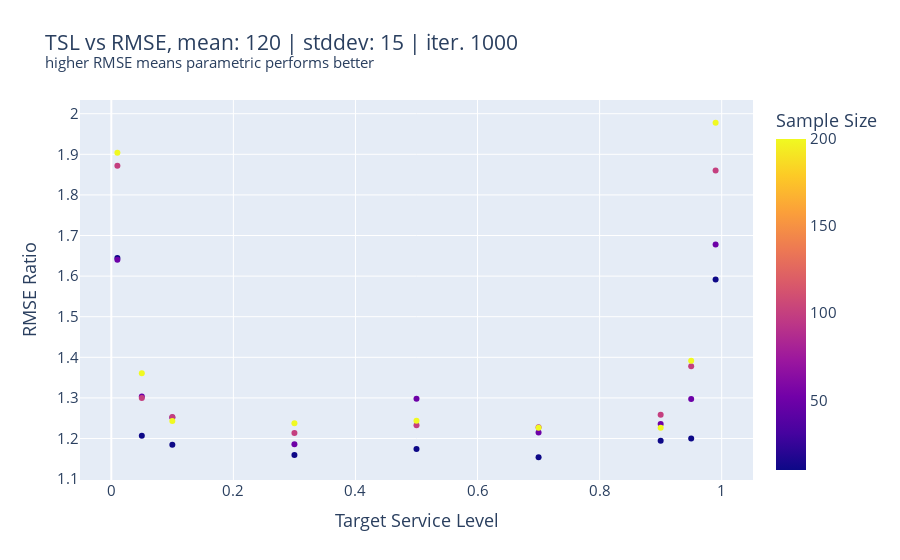
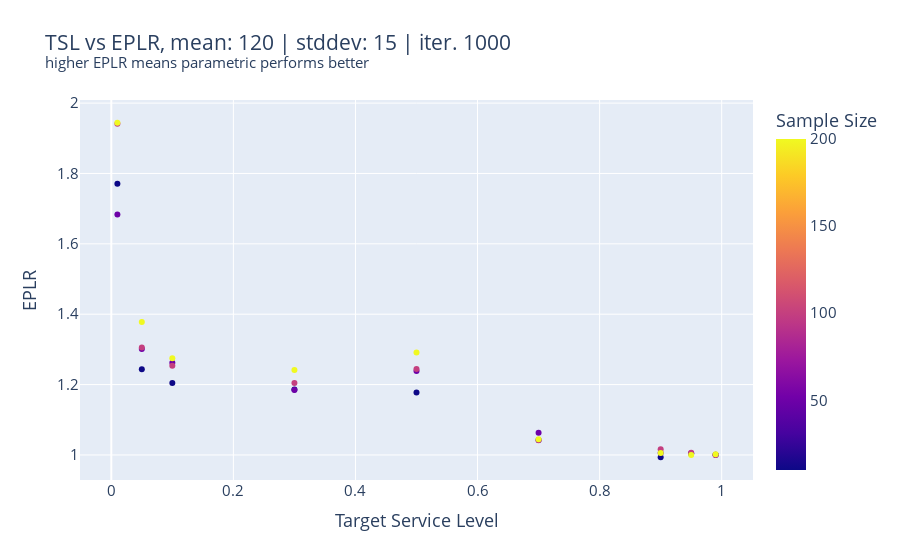

Write notebook code for charts like these, in order.
### Code cell
fig = px.scatter(df, x='Target Service Level', y='RMSE Ratio', color="Sample Size", title="TSL vs RMSE, mean: {0} | stddev: {1} | iter. {2}<br><sup>higher RMSE means parametric performs better</sup>".format(meanDemand, stdevDemand, numberOfMontecarloIterations))
fig.update_layout(font_size = 15)
#fig.write_image("Excercise part 3/RMSE-{0}-{1}.pdf".format(meanDemand, stdevDemand))
fig.show()

fig = px.scatter(df, x='Target Service Level', y='EPLR', color="Sample Size", title="TSL vs EPLR, mean: {0} | stddev: {1} | iter. {2}<br><sup>higher EPLR means parametric performs better</sup>".format(meanDemand, stdevDemand, numberOfMontecarloIterations))
fig.update_layout(font_size = 15)
#fig.write_image("Excercise part 3/EPLR-{0}-{1}.pdf".format(meanDemand, stdevDemand))
fig.show()

#fig = px.scatter(df, x='Target Service Level', y='RMSE Ratio', color="Sample Size", title="TSL vs RMSE, higher RMSE means parametric performs better")
#fig.show()

### Figure 1 — Plotly figure (JSON) as saved in the notebook; plotly's stock layout.template omitted (floating-point values rounded to 4 significant figures)
{"data": [{"hovertemplate": "Target Service Level=%{x}<br>RMSE Ratio=%{y}<br>Sample Size=%{marker.color}<extra></extra>", "legendgroup": "", "marker": {"color": [10, 50, 100, 200, 10, 50, 100, 200, 10, 50, 100, 200, 10, 50, 100, 200, 10, 50, 100, 200, 10, 50, 100, 200, 10, 50, 100, 200, 10, 50, 100, 200, 10, 50, 100, 200], "coloraxis": "coloraxis", "symbol": "circle"}, "mode": "markers", "name": "", "orientation": "v", "showlegend": false, "type": "scatter", "x": [0.01, 0.01, 0.01, 0.01, 0.05, 0.05, 0.05, 0.05, 0.1, 0.1, 0.1, 0.1, 0.3, 0.3, 0.3, 0.3, 0.5, 0.5, 0.5, 0.5, 0.7, 0.7, 0.7, 0.7, 0.9, 0.9, 0.9, 0.9, 0.95, 0.95, 0.95, 0.95, 0.99, 0.99, 0.99, 0.99], "xaxis": "x", "y": [1.644, 1.64, 1.872, 1.904, 1.207, 1.304, 1.3, 1.36, 1.185, 1.252, 1.253, 1.243, 1.16, 1.186, 1.214, 1.238, 1.174, 1.298, 1.233, 1.244, 1.154, 1.215, 1.228, 1.227, 1.194, 1.236, 1.258, 1.227, 1.2, 1.297, 1.378, 1.391, 1.591, 1.678, 1.86, 1.978], "yaxis": "y"}], "layout": {"coloraxis": {"colorbar": {"title": {"text": "Sample Size"}}, "colorscale": [[0, "#0d0887"], [0.1111, "#46039f"], [0.2222, "#7201a8"], [0.3333, "#9c179e"], [0.4444, "#bd3786"], [0.5556, "#d8576b"], [0.6667, "#ed7953"], [0.7778, "#fb9f3a"], [0.8889, "#fdca26"], [1, "#f0f921"]]}, "font": {"size": 15}, "legend": {"tracegroupgap": 0}, "title": {"text": "TSL vs RMSE, mean: 120 | stddev: 15 | iter. 1000<br><sup>higher RMSE means parametric performs better</sup>"}, "xaxis": {"anchor": "y", "domain": [0, 1], "title": {"text": "Target Service Level"}}, "yaxis": {"anchor": "x", "domain": [0, 1], "title": {"text": "RMSE Ratio"}}}}

### Figure 2 — Plotly figure (JSON) as saved in the notebook; plotly's stock layout.template omitted (floating-point values rounded to 4 significant figures)
{"data": [{"hovertemplate": "Target Service Level=%{x}<br>EPLR=%{y}<br>Sample Size=%{marker.color}<extra></extra>", "legendgroup": "", "marker": {"color": [10, 50, 100, 200, 10, 50, 100, 200, 10, 50, 100, 200, 10, 50, 100, 200, 10, 50, 100, 200, 10, 50, 100, 200, 10, 50, 100, 200, 10, 50, 100, 200, 10, 50, 100, 200], "coloraxis": "coloraxis", "symbol": "circle"}, "mode": "markers", "name": "", "orientation": "v", "showlegend": false, "type": "scatter", "x": [0.01, 0.01, 0.01, 0.01, 0.05, 0.05, 0.05, 0.05, 0.1, 0.1, 0.1, 0.1, 0.3, 0.3, 0.3, 0.3, 0.5, 0.5, 0.5, 0.5, 0.7, 0.7, 0.7, 0.7, 0.9, 0.9, 0.9, 0.9, 0.95, 0.95, 0.95, 0.95, 0.99, 0.99, 0.99, 0.99], "xaxis": "x", "y": [1.771, 1.684, 1.941, 1.944, 1.243, 1.301, 1.305, 1.378, 1.205, 1.262, 1.254, 1.275, 1.186, 1.185, 1.204, 1.241, 1.177, 1.239, 1.244, 1.291, 1.043, 1.063, 1.042, 1.045, 0.9934, 1.006, 1.016, 1.006, 1.003, 1.005, 1.006, 0.9997, 1.001, 1.001, 0.9996, 1.002], "yaxis": "y"}], "layout": {"coloraxis": {"colorbar": {"title": {"text": "Sample Size"}}, "colorscale": [[0, "#0d0887"], [0.1111, "#46039f"], [0.2222, "#7201a8"], [0.3333, "#9c179e"], [0.4444, "#bd3786"], [0.5556, "#d8576b"], [0.6667, "#ed7953"], [0.7778, "#fb9f3a"], [0.8889, "#fdca26"], [1, "#f0f921"]]}, "font": {"size": 15}, "legend": {"tracegroupgap": 0}, "title": {"text": "TSL vs EPLR, mean: 120 | stddev: 15 | iter. 1000<br><sup>higher EPLR means parametric performs better</sup>"}, "xaxis": {"anchor": "y", "domain": [0, 1], "title": {"text": "Target Service Level"}}, "yaxis": {"anchor": "x", "domain": [0, 1], "title": {"text": "EPLR"}}}}
